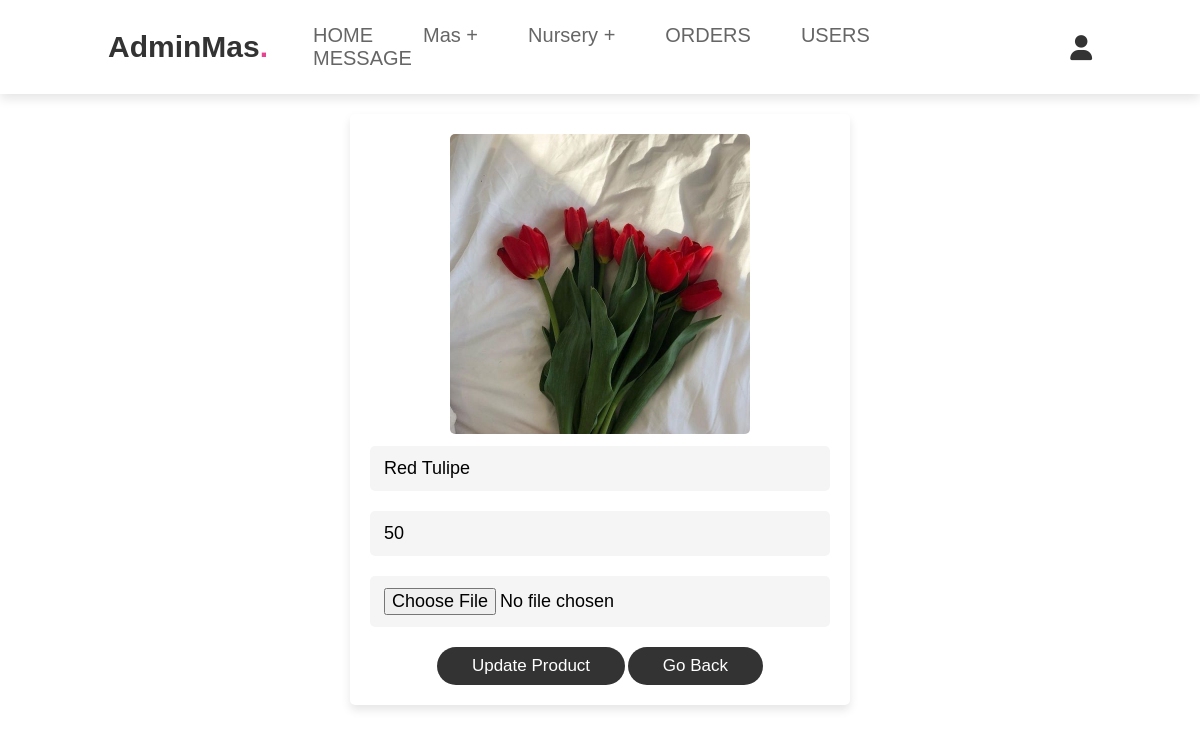
The app's page /admin_update_flower.php?update=90 (signed in) with its own data.
### tables this page shows
CREATE TABLE `flowers` (
  `id` int(100) NOT NULL,
  `image` varchar(100) NOT NULL,
  `name` varchar(100) NOT NULL,
  `price` int(100) NOT NULL,
  `quantity` int(100) NOT NULL
);

### admin_update_flower.php (the view, shortened to what this page needs)
<?php
@include 'configuration.php';
?>
<!DOCTYPE html>
<html lang="en">
<head>
   <link rel="stylesheet" href="https://cdnjs.cloudflare.com/ajax/libs/font-awesome/6.0.0/css/all.min.css">
   <link rel="stylesheet" href="styleadmin.css">
</head>
<body>
<?php @include 'admin_header.php'; ?>
<section class="update-product">
<?php
   $update_id = $_GET['update'];
   $select_products = mysqli_query($conn, "SELECT * FROM `flowers` WHERE id = '$update_id'") or die('query failed');
   if(mysqli_num_rows($select_products) > 0){
      while($fetch_products = mysqli_fetch_assoc($select_products)){
?>
<form action="" method="post" enctype="multipart/form-data">
   <img src="uploaded_img/<?php echo $fetch_products['image']; ?>" class="image"  alt="">
   <input type="text" class="box" value="<?php echo $fetch_products['name']; ?>" required placeholder="update product name" name="name">
   <input type="number" min="0" class="box" value="<?php echo $fetch_products['price']; ?>" required placeholder="update product price" name="price">
   <input type="file" accept="image/jpg, image/jpeg, image/png" class="box" name="image">
   <input type="submit" value="update product" name="update_product" class="btn">
   <a href="admin_flower.php" class="btn">go back</a>
</form>
<?php
      }
   }else{
      echo '<p class="empty">no update product select</p>';
   }
?>
</section>
</body>
</html>

### styleadmin.css (style rules this page uses)
:root { --pink:#e84393; --red:#963f69; --orange:#9f3861; --white:#fff; --light-color:#666; --light-white:#ccc; --light-bg:#f5f5f5; --border:.2rem solid var(--black); --box-shadow:0 .5rem 1rem rgba(0,0,0,.1); }
* { font-family: 'Rubik', sans-serif; margin:0; padding:0; box-sizing: border-box; outline: none; border:none; text-decoration: none; transition:all .2s linear; }
html { font-size: 62.5%; overflow-x: hidden; scroll-behavior: smooth; scroll-padding-top: 6.5rem; }
section { padding:3rem 2rem; }
.btn, .delete-btn, .option-btn { display: inline-block; border-radius: .5rem; margin-top: 1rem; font-size: 1.8rem; color:var(--white); cursor: pointer; padding:1rem 3rem; text-transform: capitalize; }
.btn { background-color: var(--pink); }
.update-product form { max-width: 50rem; border-radius: .5rem; background-color: var(--white); border:var(--border); padding:2rem; text-align: center; margin:0 auto; box-shadow: var(--box-shadow); }
.update-product form .box { width: 100%; margin:1rem 0; font-size: 1.8rem; color:var(--black); border-radius: .5rem; background-color: var(--light-bg); padding:1.2rem 1.4rem; border:var(--border); }
.update-product .image { height: 30rem; border:var(--border); border-radius: .5rem; }
.btn { display: inline-block; margin-top: 1rem; border-radius: 5rem; background: #333; color: #fff; padding: .9rem 3.5rem; cursor: pointer; font-size: 1.7rem; text-align: center; }

### style_notif.css (style rules this page uses)
:root { --pink:#e84393; --light-bg:#f5f5f5; --border:.2rem solid var(--black) ; --light-color:#666; --box-shadow:0 .5rem 1rem rgba(0,0,0,.1); }
* { margin:0;padding:0; font-family: Verdana, Geneva, Tahoma, sans-serif; outline: none ;border:none; text-decoration:none; text-transform: none; transition:.2s linear; }
html { font-size:62.5% ; scroll-behavior: smooth; scroll-padding-top: 6rem; overflow-x: hidden; }
section { padding:2rem 9%; }
.btn { display: inline-block; margin-top: 1rem; border-radius: 5rem; background: #333; color: #fff; padding: .9rem 3.5rem; cursor: pointer; font-size: 1.7rem; text-align: center; }

### records on screen
flowers: image (picture), name "Red Tulipe", price "50"
